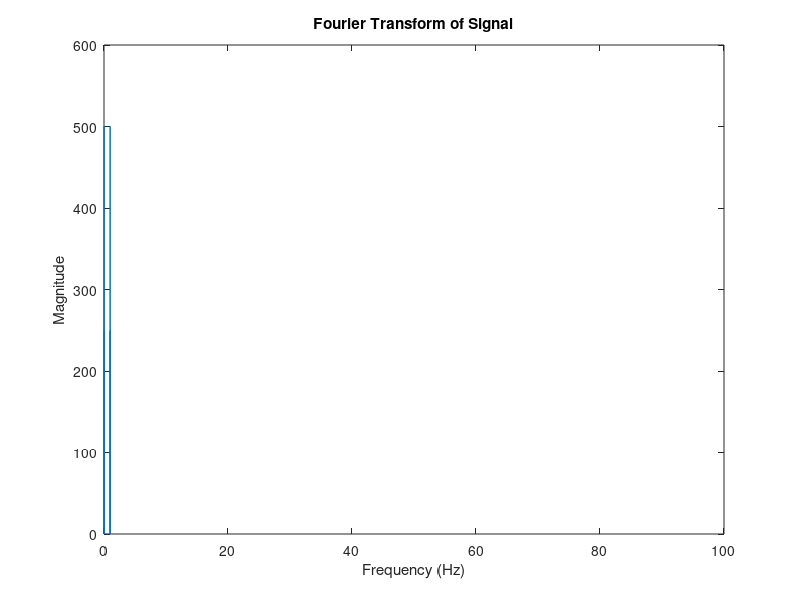

MATLAB code to generate this figure:
t = 0:0.001:1;
x = sin(2*pi*10*t) + 0.5*sin(2*pi*30*t); % 10 Hz and 30 Hz signal
X = fft(x);
f = (0:length(X)-1)*(1/(t(end)-t(1)))/length(X);

% Plot magnitude of frequency components
plot(f, abs(X));
xlabel('Frequency (Hz)');
ylabel('Magnitude');
title('Fourier Transform of Signal');
xlim([0 100]);
